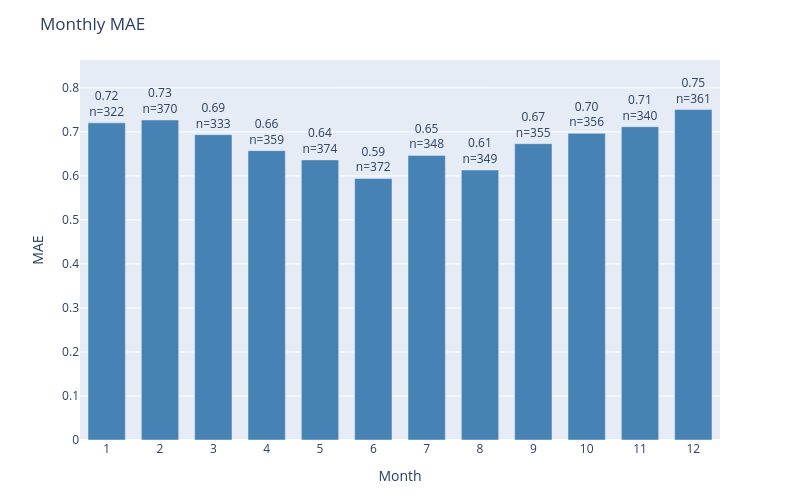

The notebook cell saved with this chart:
### Code cell
plot_error_by_group(
    df=results_test,
    y_true_col='actual',
    y_pred_col='prediction',
    date_col='dt_prediction',
    group_by='month',
    metric='mae',
    title='Monthly MAE'
)

### Figure 1 — Plotly figure (JSON) as saved in the notebook; plotly's stock layout.template omitted (floating-point values rounded to 4 significant figures)
{"data": [{"marker": {"color": "steelblue"}, "text": ["0.72<br>n=322", "0.73<br>n=370", "0.69<br>n=333", "0.66<br>n=359", "0.64<br>n=374", "0.59<br>n=372", "0.65<br>n=348", "0.61<br>n=349", "0.67<br>n=355", "0.70<br>n=356", "0.71<br>n=340", "0.75<br>n=361"], "textposition": "outside", "type": "bar", "x": ["1", "2", "3", "4", "5", "6", "7", "8", "9", "10", "11", "12"], "y": [0.7205, 0.727, 0.6937, 0.6574, 0.6364, 0.5941, 0.6466, 0.6132, 0.6732, 0.6966, 0.7118, 0.7507]}], "layout": {"bargap": 0.3, "height": 500, "margin": {"b": 60, "t": 60}, "title": {"text": "Monthly MAE"}, "uniformtext": {"minsize": 8, "mode": "hide"}, "width": 800, "xaxis": {"title": {"text": "Month"}}, "yaxis": {"range": [0, 0.8633], "title": {"text": "MAE"}}}}
